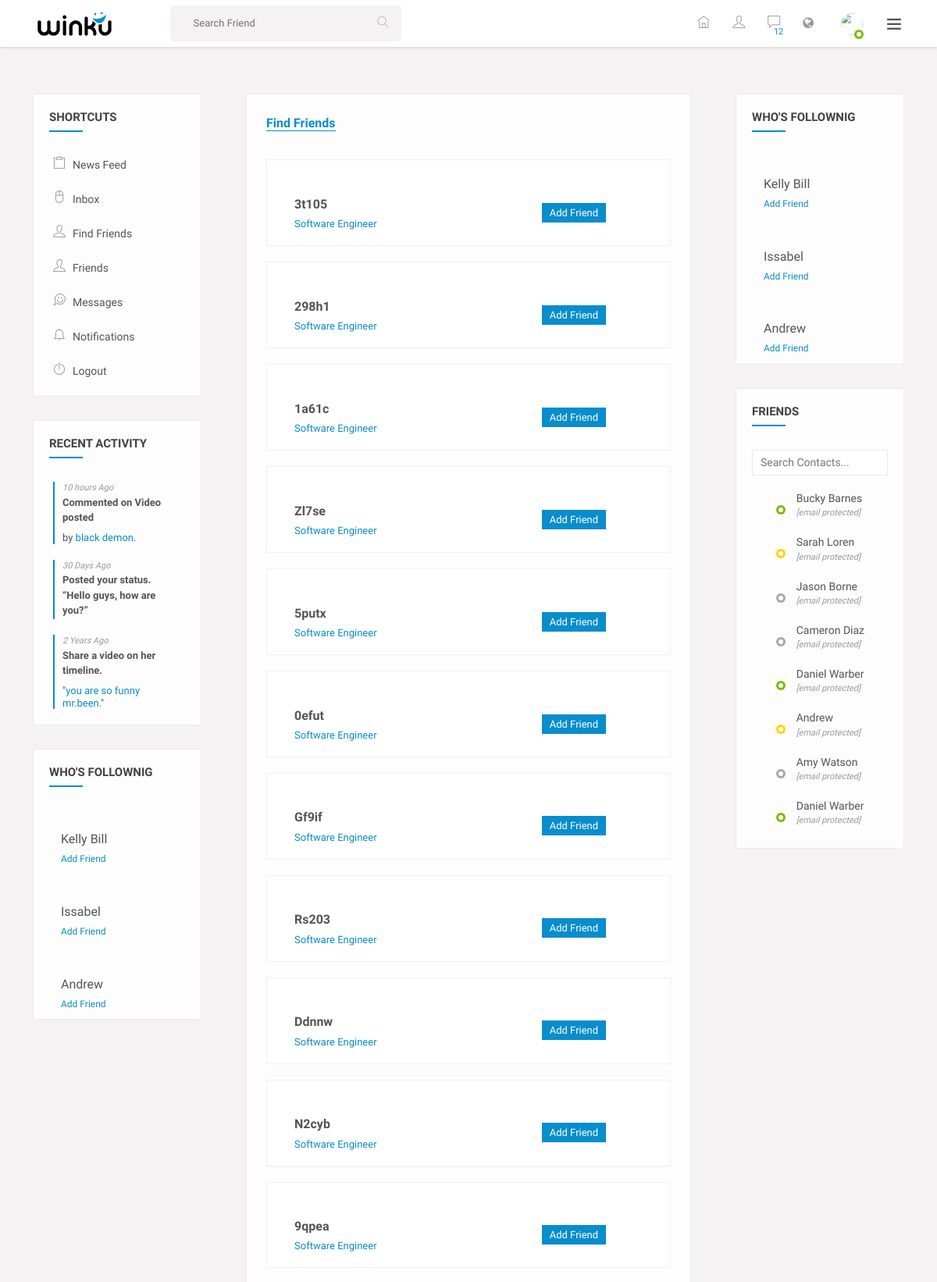
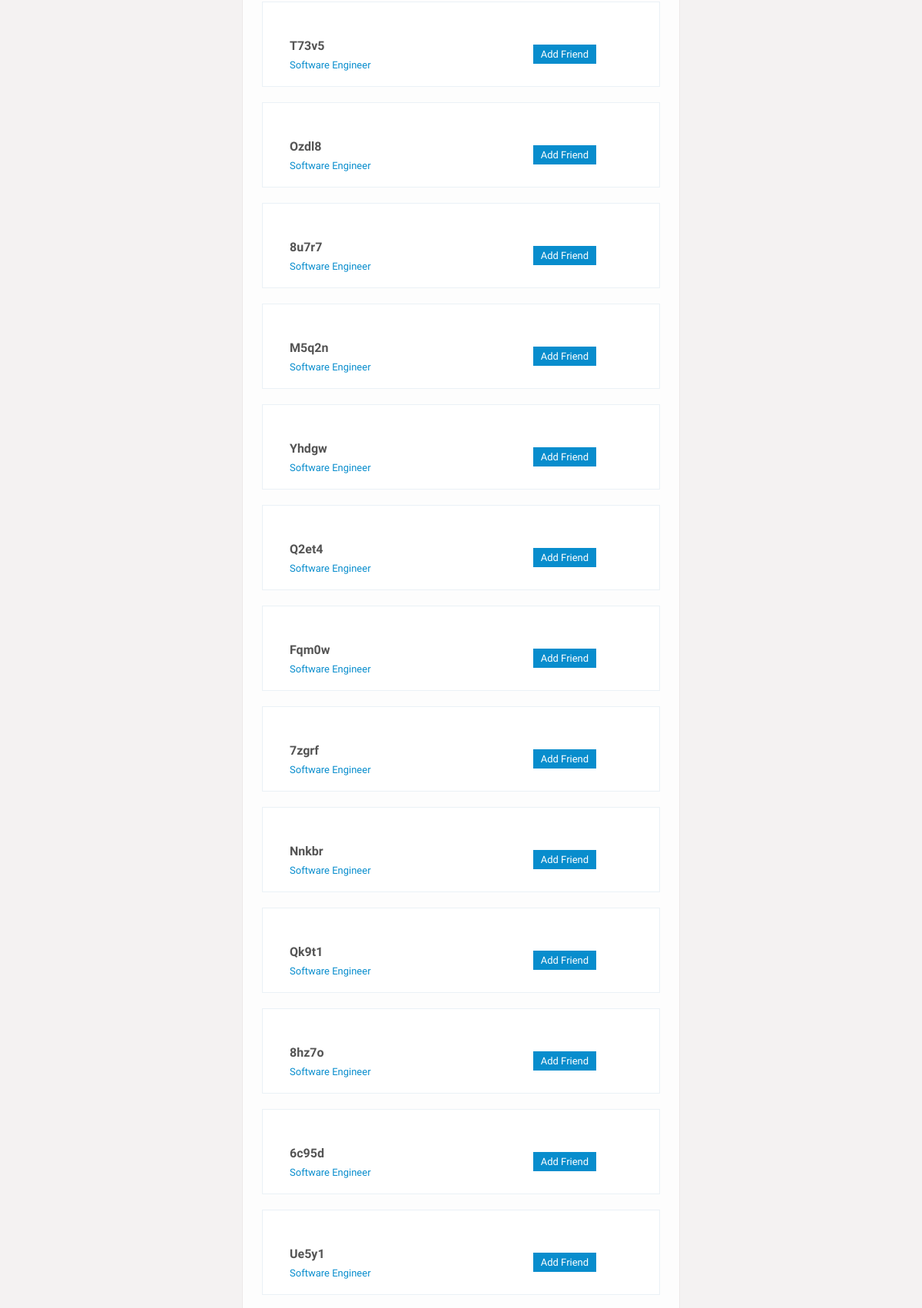
The page /find-friends (signed in, upper part) on the database its author committed (2 pictures, top to bottom).
### accounts/models.py (models this page shows, shortened)
class User(AbstractUser):
    username = models.CharField(
        'username',
        max_length=50,
        unique=True,
        help_text='Required. 50 characters or fewer. Letters, digits and @/./+/-/_ only.',
        error_messages={
            'unique': "A user with that username already exists.",
        },
    )
    email = models.EmailField(unique=True, blank=False,
                              error_messages={
                                  'unique': "A user with that email already exists.",
                              })
    gender = models.CharField(max_length=20)
    status = models.BooleanField(default=False)
    about = models.TextField(blank=True)
    USERNAME_FIELD = "email"
    REQUIRED_FIELDS = ["username", "gender"]

### friends/views.py (the view)
# urls.py: path('find-friends', FindFriendsListView.as_view(), name="find-friends"),
class FindFriendsListView(ListView):
    model = Friend
    context_object_name = 'users'
    template_name = "friends/find-friends.html"
    def get_queryset(self):
        current_user_friends = self.request.user.friends.values('id')
        sent_request = list(Friend.objects.filter(user=self.request.user).values_list('friend_id', flat=True))
        users = User.objects.exclude(id__in=current_user_friends).exclude(id__in=sent_request).exclude(id=self.request.user.id)
        return users

### templates/friends/find-friends.html (shortened to what this page needs)
{% extends 'base.html' %}
{% block content %}
    <section>
        <div class="gap gray-bg">
            <div class="container-fluid">
                <div class="row">
                    <div class="col-lg-12">
                        <div class="row" id="page-contents">
                            {% include 'includes/sidebar.html' %}
                            <div class="col-lg-6">
                                <div class="central-meta">
                                    <div class="frnds">
                                        <ul class="nav nav-tabs">
                                            <li class="nav-item"><a class="active" href="#frends" data-toggle="tab">Find Friends</a></li>
                                        </ul>
                                        <div class="tab-content">
                                            <div class="tab-pane active fade show " id="frends">
                                                <ul class="nearby-contct">
                                                    {% for user in users %}
                                                        <li>
                                                            <div class="nearly-pepls">
                                                                <figure>
                                                                </figure>
                                                                <div class="pepl-info">
                                                                    <h4><a href="#" title="">{{ user.username }}</a></h4>
                                                                    <span>Software Engineer</span>
                                                                    <a href="#" title="" data-url="{% url 'friends:send-request' user.username %}" class="add-butn add-friend" data-ripple="" data-friend="{{ user.username }}">Add Friend</a>
                                                                </div>
                                                            </div>
                                                        </li>
                                                    {% endfor %}
                                                </ul>
                                            </div>
                                        </div>
                                    </div>
                                </div>
                            </div>
                            <div class="col-lg-3">
                                <aside class="sidebar static">
                                    <div class="widget">
                                        <h4 class="widget-title">Who's follownig</h4>
                                        <ul class="followers">
                                            <li>
                                                <figure><img src="images/resources/friend-avatar2.jpg" alt=""></figure>
                                                <div class="friend-meta">
                                                    <h4><a href="time-line.html" title="">Kelly Bill</a></h4>
                                                    <a href="#" title="" class="underline">Add Friend</a>
                                                </div>
                                            </li>
                                            <li>
                                                <figure><img src="images/resources/friend-avatar4.jpg" alt=""></figure>
                                                <div class="friend-meta">
                                                    <h4><a href="time-line.html" title="">Issabel</a></h4>
                                                    <a href="#" title="" class="underline">Add Friend</a>
                                                </div>
                                            </li>
                                            <li>
                                                <figure><img src="images/resources/friend-avatar6.jpg" alt=""></figure>
                                                <div class="friend-meta">
                                                    <h4><a href="time-line.html" title="">Andrew</a></h4>
                                                    <a href="#" title="" class="underline">Add Friend</a>
                                                </div>
                                            </li>
                                        </ul>
                                    </div>
                                    <div class="widget friend-list stick-widget">
                                        <h4 class="widget-title">Friends</h4>
                                        <div id="searchDir"></div>
                                        <ul id="people-list" class="friendz-list">
                                            <li>
                                                <figure>
                                                    <span class="status f-online"></span>
                                                </figure>
                                                <div class="friendz-meta">
                                                    <a href="time-line.html">bucky barnes</a>
                                                    <i><a href="https://wpkixx.com/cdn-cgi/l/email-protection" class="__cf_email__" data-cfemail="84f3edeaf0e1f6f7ebe8e0e1f6c4e3e9e5ede8aae7ebe9">[email&#160;protected]</a></i>
                                                </div>
                                            </li>
                                            <li>
                                                <figure>
                                                    <span class="status f-away"></span>
                                                </figure>
                                                <div class="friendz-meta">
                                                    <a href="time-line.html">Sarah Loren</a>
                                                    <i><a href="https://wpkixx.com/cdn-cgi/l/email-protection" class="__cf_email__" data-cfemail="96f4f7e4f8f3e5d6f1fbf7fffab8f5f9fb">[email&#160;protected]</a></i>
                                                </div>
                                            </li>
                                            <li>
                                                <figure>
                                                    <span class="status f-off"></span>
                                                </figure>
                                                <div class="friendz-meta">
                                                    <a href="time-line.html">jason borne</a>
                                                    <i><a href="https://wpkixx.com/cdn-cgi/l/email-protection" class="__cf_email__" data-cfemail="1a707b697574785a7d777b737634797577">[email&#160;protected]</a></i>
                                                </div>
                                            </li>
                                            <li>
                                                <figure>
                                                    <span class="status f-off"></span>
                                                </figure>
                                                <div class="friendz-meta">
                                                    <a href="time-line.html">Cameron diaz</a>
                                                    <i><a href="https://wpkixx.com/cdn-cgi/l/email-protection" class="__cf_email__" data-cfemail="234942504c4d4163444e424a4f0d404c4e">[email&#160;protected]</a></i>
                                                </div>
                                            </li>
                                            <li>
                                                <figure>
                                                    <span class="status f-online"></span>
                                                </figure>
                                                <div class="friendz-meta">
                                                    <a href="time-line.html">daniel warber</a>
                                                    <i><a href="https://wpkixx.com/cdn-cgi/l/email-protection" class="__cf_email__" data-cfemail="0c666d7f63626e4c6b616d6560226f6361">[email&#160;protected]</a></i>
                                                </div>
                                            </li>
                                            <li>
                                                <figure>
                                                    <span class="status f-away"></span>
                                                </figure>
                                                <div class="friendz-meta">
                                                    <a href="time-line.html">andrew</a>
                                                    <i><a href="https://wpkixx.com/cdn-cgi/l/email-protection" class="__cf_email__" data-cfemail="89e3e8fae6e7ebc9eee4e8e0e5a7eae6e4">[email&#160;protected]</a></i>
                                                </div>
                                            </li>
                                            <li>
                                                <figure>
                                                    <span class="status f-off"></span>
                                                </figure>
                                                <div class="friendz-meta">
                                                    <a href="time-line.html">amy watson</a>
                                                    <i><a href="https://wpkixx.com/cdn-cgi/l/email-protection" class="__cf_email__" data-cfemail="670d061408090527000a060e0b4904080a">[email&#160;protected]</a></i>
                                                </div>
                                            </li>
                                            <li>
                                                <figure>
                                                    <span class="status f-online"></span>
                                                </figure>
                                                <div class="friendz-meta">
                                                    <a href="time-line.html">daniel warber</a>
                                                    <i><a href="https://wpkixx.com/cdn-cgi/l/email-protection" class="__cf_email__" data-cfemail="f49e95879b9a96b49399959d98da979b99">[email&#160;protected]</a></i>
                                                </div>
                                            </li>
                                        </ul>
                                    </div>
                                </aside>
                            </div>
                        </div>
                    </div>
                </div>
            </div>
        </div>
    </section>
{% endblock %}

### static/css/color.css (style rules this page uses)
.product-carousel .owl-nav .owl-prev::before, .product-carousel .owl-nav .owl-next::before, .product-caro .owl-prev:hover:before, .product-caro .owl-next:hover:before, .log-reg-area form .forgot-pwd, .log-reg-area form .already-have, .log-reg-area > p a, .top-area > ul > li > a > span, .timeline-info > ul li a.active, .timeline-info > ul li a:hover, .dropdowns > a.more-mesg, .activity-meta > h6 a, .activity-meta > span a:hover, .friend-name > ins, .description > p a, .we-reply, .sidebar .widget li:hover > a, .sidebar .widget li:hover > i, .friend-meta > a, .user-setting > a:hover, .we-comet li a.showmore, .twiter-feed > li p a, .tutor-links > li i, .tutor-links > li:hover, .pepl-info > span, .page-meta > a, .frnds .nav-tabs .nav-item a.active, .f-title i, #work > div a, .basics > li i, .education > li i, .groups > span i, a.forgot-pwd, .friend-meta > h4 a:hover, .x_title > h2, .post-meta .detail > span, .add-btn > a:hover, .top-area > ul.main-menu > li > ul li a:hover, .dropdowns.active > a i, .user-setting > a i, .form-group input.form-file ~ .control-label, .form-group input.has-value ~ .control-label, .form-group input:focus ~ .control-label, .form-group input:valid ~ .control-label, .form-group select ~ .control-label, .form-group textarea.form-file ~ .control-label, .form-group textarea.has-value ~ .control-label, .form-group textarea:focus ~ .control-label, .form-group textarea:valid ~ .control-label, .flaged > h3, .invition .friend-meta a.invite:hover, .more-optns > ul li:hover, .post-title > h4 a:hover, .post-title .p-date a:hover, .l-post .l-post-meta > h4 a:hover, .read:hover, blockquote, .tags > a:hover, .comment-titles > span, .help-list > ul li a:hover i, .carrer-title > h2 > span, .carrer-title > span a, .open-position > h4 a:hover, .option-set.icon-style > li > a.selected, .category-box > i, .getquot-baner > a, .branches-box > ul li i, .help-topic-result > h2 a:hover, .product-name > h5 a:hover, .full-postmeta .shopnow, .prices.style2 ins span, .single-btn > li > a.active, .total-box > ul > li.final-total, .logout-meta > p a, .forum-list table tbody tr td i, .forum-list table tbody tr td a, .widget ul.recent-topics > li > i, .date-n-reply > a, .topic-data > span, .help-list > ul li a:hover, .employer-info h2, .job-detail > ul li i, .company-intro > a { color: #088dcd; }
#nprogress .bar, .timeline-info > ul li a::before, .add-btn > a, .activitiez > li::before, form button, .colla-apps > li a:hover, a.underline:before, .setting-row input:checked + label, .user-avatar:hover .edit-phto, .error-meta > a, .color-bg, .add-butn, .nav.nav-tabs.likes-btn > li a.active, a.dislike-btn, .drop > a:hover, .btn-view.btn-load-more:hover, .accordion .card h5 button[aria-expanded="true"], .chat-head, .f-page > figure em, .inbox-panel-head > ul > li > a, .nav-tabs--left .nav-link.active, .nav-tabs--left .nav-link.active:hover, footer .widget-title h4::before, #topcontrol, .sidebar .widget-title::before, .f-title::before, .g-post-classic > figure > i::after, .purify > a, .help-list > a:hover, .open-position::before, .info > a, .category-box:hover, .category-box.selected, a.main-btn, .section-heading::before, .getquot-baner, .more-branches > h4::before, .is-helpful > a, .cart-optionz > li > a:hover, .paginationz > li a:hover, .paginationz > li a.active, .shopping-cart, a.btn2:hover, .form-submit > input[type="submit"], button.submit-checkout, .delete-cart:hover, .proceed .button, .amount-area .update-cart, a.addnewforum, .apply-bttons > a { background: #088dcd; }

### static/css/responsive.css (style rules this page uses)
@media screen and (max-width: 1281px) and (min-width: 1024px) { .pepl-info { width: 87%; } }

### rows shown on the page
User: username "3t105"
User: username "298h1"
User: username "1a61c"
User: username "Zl7se"
User: username "5putx"
User: username "0efut"
User: username "Gf9if"
User: username "Rs203"
User: username "Ddnnw"
User: username "N2cyb"
User: username "9qpea"
User: username "T73v5"
User: username "Ozdl8"
User: username "8u7r7"
User: username "M5q2n"
User: username "Yhdgw"
User: username "Q2et4"
User: username "Fqm0w"
User: username "7zgrf"
User: username "Nnkbr"
User: username "Qk9t1"
User: username "8hz7o"
User: username "6c95d"
User: username "Ue5y1"
